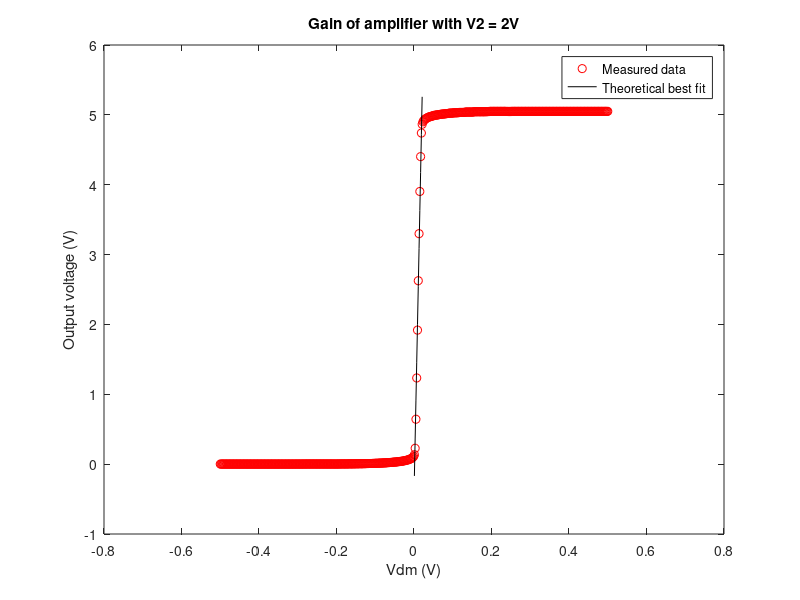

Recreate this plot in MATLAB. (Note: this script raises an error after producing the figure.)
%% Lab 9 experiment 2
% You should try to get several points in the high-gain region. 
% Fit a straight line to the steep part of the curve and determine
% the differential-mode voltage gain of your circuit from the slope
% of the best-fit line. In your report, include a plot showing Vout
% versus Vdm along with the best-fit line

load exp2IoutSweepVout.csv
load exp2IoutSweepVdm.csv
load exp2V1V2Diff.csv
load exp2VdmSweep.csv
load exp2Vout_V2_2V.csv
load exp2VoutSweep.csv

P = polyfit(exp2V1V2Diff(251:261),exp2Vout_V2_2V(251:261),1);
yfit = P(1)*exp2V1V2Diff(251:261)+P(2);

figure
plot(exp2V1V2Diff, exp2Vout_V2_2V, 'ro')
hold on
plot(exp2V1V2Diff(251:261),yfit, 'k')
xlabel('Vdm (V)')
ylabel('Output voltage (V)')
legend('Measured data', 'Theoretical best fit')
title('Gain of amplifier with V2 = 2V')

% Next, set the differential-mode input voltage to zero and measure the 
% current flowing into the output of the amplifier as you sweep Vout from 
% one rail to the other. Fit a straight line to the shallow part of this
% output current–voltage characteristic, which should correspond
% to the range of output voltages over which the gain of the circuit is
% large, and determine the incremental output resistance of the circuit 
% from the slope of the best-fit line. In your report, include a plot showing
% the output current-voltage characteristic along with the best-fit line.

P1 = polyfit(exp2VoutSweep(100:400),exp2IoutSweepVout(100:400),1);
yfit1 = P1(1)*exp2VoutSweep(100:400)+P1(2);

figure 
limits = [0, 5, 1e-7, 0.5e-5]
semilogy(exp2VoutSweep, exp2IoutSweepVout, 'ro')
hold on
semilogy(exp2VoutSweep(100:400), yfit1, 'b', 'linewidth', 3)
xlabel('Output voltage (V)')
ylabel('Output current (A)')
title('Iout vs Vout')
axis(limits)
legend('Measured data', 'Best fit line')
title('Output voltage-current characteristics')

% Finally, fix the output voltage somewhere in the range of output voltages
% for which the circuit’s gain is large and measure the current flowing out
% of the amplifier as you sweep Vdm around  around zero. You should sweep 
% Vdm over a sufficiently large range that Iout saturates both
% for positive and for negative values of Vdm. 

%  Fit a straight line to the curve around where Vdm = 0 and extract a
% value of the incremental transconductance gain of the circuit with the
% output voltage fixed from the slope of the best-fit line. Also, record
% the limiting values of Iout in both the positive and the negative 
% directions. In your report, include a plot showing Iout versus Vdm along
% with the best-fit line.

P2 = polyfit(exp2VdmSweep(200:300),exp2IoutSweepVdm(200:300),1);
yfit3 = P2(1)*exp2VdmSweep(200:300)+P2(2);

figure
plot(exp2VdmSweep, exp2IoutSweepVdm, 'ro')
hold on
plot(exp2VdmSweep(200:300), exp2IoutSweepVdm(200:300), 'k', 'linewidth', 3)
xlabel('Vdm (V)')
ylabel('Output current (A)')
legend('Measured data', 'Best fit line')
title('Vdm vs Iout')
